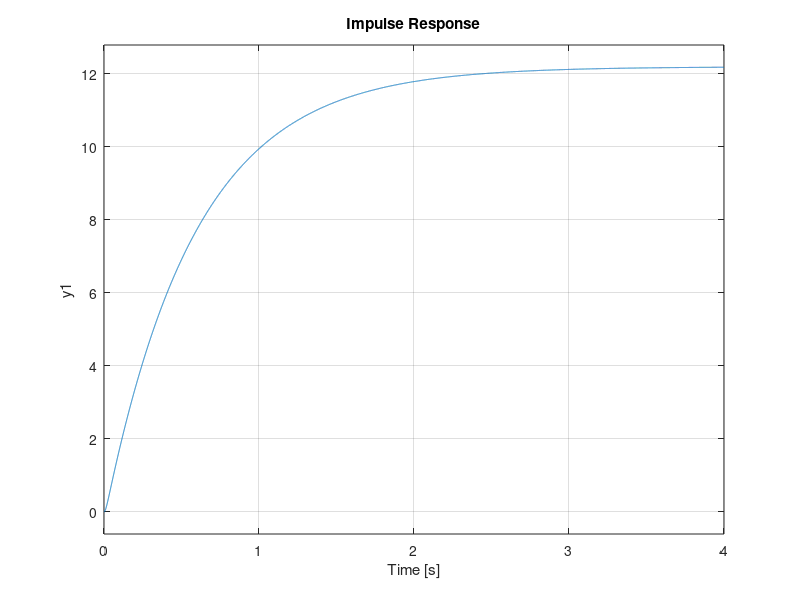
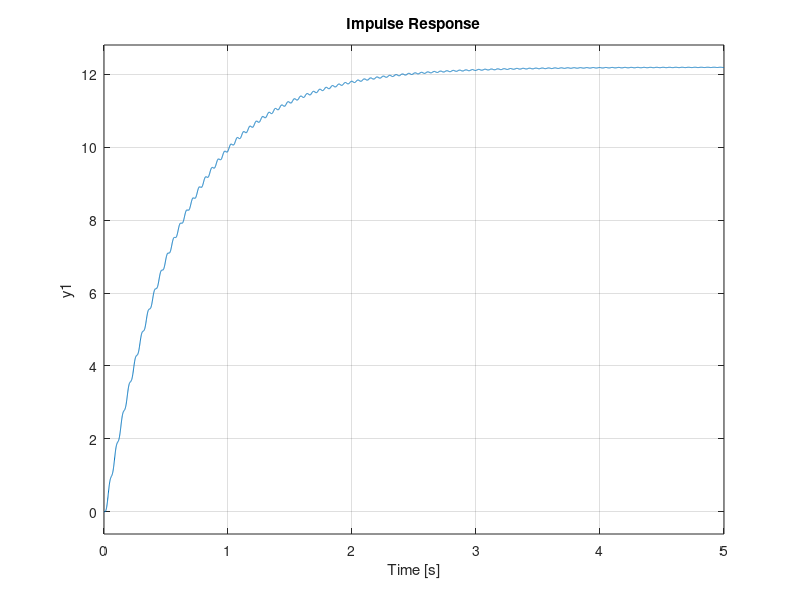
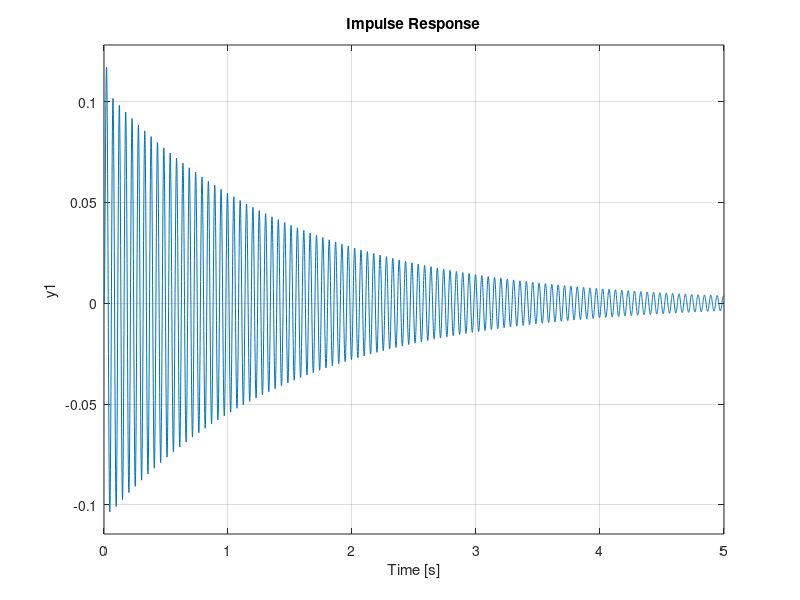
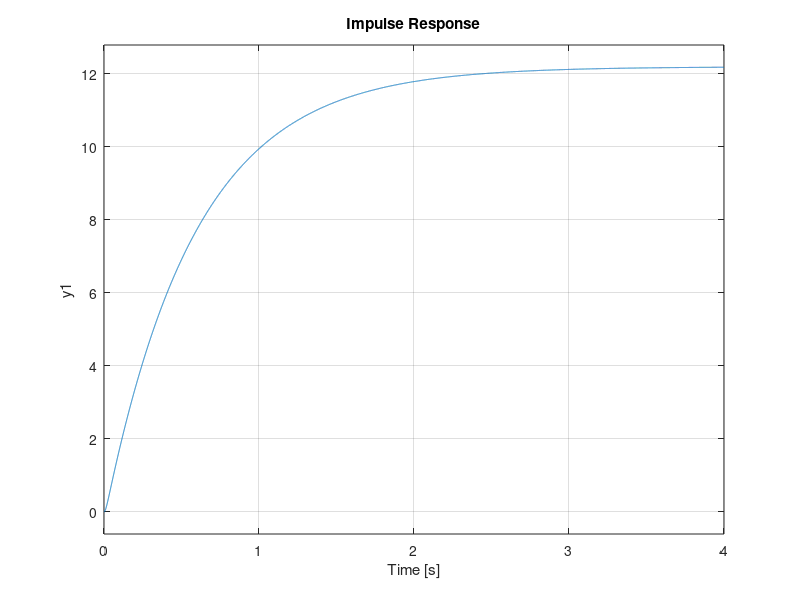

Write the MATLAB code that produced these figures, in order. (Note: this script raises an error after producing the figures.)
%%
clc
clear all
close all
% constante
B_moteur = 0.01;
J_moteur = 0.02;
K_b = 0.5;
K_i = 0.5;
T = 0.01;
K = 100;
J_load = 1;
B_load = 1;
La = 0.008;
Ra = 8;
N = 0.1;
Kp = 0.318;

%% mise en matrice des quatres fonction de transfert
A = [0 1 0 0;
     0 -((B_moteur/N) + N*B_load)/((J_moteur/N) + N*J_load) K_i/((J_moteur/N) + N*J_load) 0;
     0 -K_b/(La*N) -Ra/La 1/La;
     0 0 0 -1/T];
B = [0;
     0;
     0;
     (K/T)];
% la sortie est directement theta de la load
C = [1 0 0 0];
D = 0;

sys = ss(A, B, C, D);
% fonction de transfert du systeme en boucle ouverte (methode numerique)
H = tf(sys)

% reponse impulsionnel de la fonciton de transfert
figure()
impulse(H)
%% dans le cas du shaft mou
Kl = 10000

A = [0                  1               0               0       0               0;
     -Kl/J_load         -B_load/J_load  0               0       N*Kl/J_load     0;
     0                  0               -Ra/La          1/La    0               -K_b/La;
     0                  0               0               -1/T    0               0;
     0                  0               0               0       0               1;
     N*Kl/(J_moteur)    0               K_i/J_moteur    0       -Kl*N^2/J_moteur    -B_moteur/J_moteur];
B = [0;
     0;
     0;
     (K/T);
     0;
     0];
% y = tetaL
C = [1 0 0 0 0 0];
D = 0;
 
sys = ss(A, B, C, D);
 
H_mou = tf(sys)
time = [0:0.001:5] % plus longue periode sur le graph

figure
impulse(H_mou,time)
figure
impulse(H-H_mou,time)


%% separation en 4 x 1 ordre
[B,A] = tfdata(H,'v')
[r,p,k] = residue(B,A) % separation en systeme d'ordre 1
integrator = tf(1,[1 0])
 
% creation des 4 fonctions de transfert
h1 = tf(r(1),[1 -p(1)])
h2 = tf(r(2),[1 -p(2)])
h3 = tf(r(3),[1 -p(3)])
h4 = tf(r(4),[1 -p(4)])
% assemblage de la fonction de transfert total
G = h1*h2*h3*h4
% calcul de la difference en gain
dcG = dcgain(G/integrator)
dcH = dcgain(H/integrator)
GAIN = dcH/dcG

figure()
hold on
% impulse(h1)
% impulse(h2)
% impulse(h3)
% impulse(h4)
[b1,a1] = residue([r(1) r(3) r(4)],[p(1) p(3) p(4)],[]); % ordre 3
impulse(tf(b1,a1));
[b2,a2] = residue([r(3) r(4)], [p(3) p(4)],[]);% ordre 2
impulse(tf(b2,a2));
% [b3,a3] = residue([r(4)], [p(4)],[]); % ordre 1
% impulse(tf(b3,a3));
impulse(H); % original
impulse(G*GAIN); % recompose avec gain ajuste
legend('3','2','H','G')
 
%% reponse a la consigne
% l'equation de la reponse est
rep_tet_d = Kp*H/(Kp*H + 1)
rep_tet_d_norm = minreal(rep_tet_d)
% sous forme complete

figure()
step(rep_tet_d) 
 
%% identification du moteur
load('donnees_moteur_2016.mat')
x = [-diff(vitesse)./diff(t),tension(1:end-1)]
rep = pinv(x)*vitesse(1:end-1)
T_calc = rep(1)
K_calc = rep(2)

h = tf(K_calc,[T_calc 1])
step(h)

E = 8;
tm = 0.52;
Ia = 1.09;
% trouver les caractristique du moteur a rotor bloque
ra = E/Ia;
ki = tm/Ia;
kb = ki;

% trouver les caractristique du moteur en mouvement
syms jm bm;
eq1 = (ki/ra)/(bm + ki*kb/ra) == K_calc;
bm = double(solve(eq1))
eq2 = (jm)/(bm + ki*kb/ra) == T_calc;
jm = double(solve(eq2))
 
%% toute la fonction de transfert
 
G0 = tf(K/T,[1 1/T]);
G1 = tf(1,[La Ra]);
G2 = tf((K_i/((J_moteur/N) + N*J_load)),[1 ((B_moteur/N) + N*B_load)/((J_moteur/N) + N*J_load)]);
G3 = -1/N * K_b;
G4 = tf(1,[1 0]);
% reconstruction de  la boucle ouverte complete
M  = G0*G1*G2*G4/(1-G1*G2*G3)
m  = minreal(M) % normalisation
% Reduction d'ordre
M_ord3  = G0*G2*G4/(1-G2*G3)
M_ord2  = G2*G4/(1-G2*G3)

figure()
impulse(M)
hold on
impulse(M_ord3)
impulse(M_ord2*80)
legend('M','ord3','ord2')
